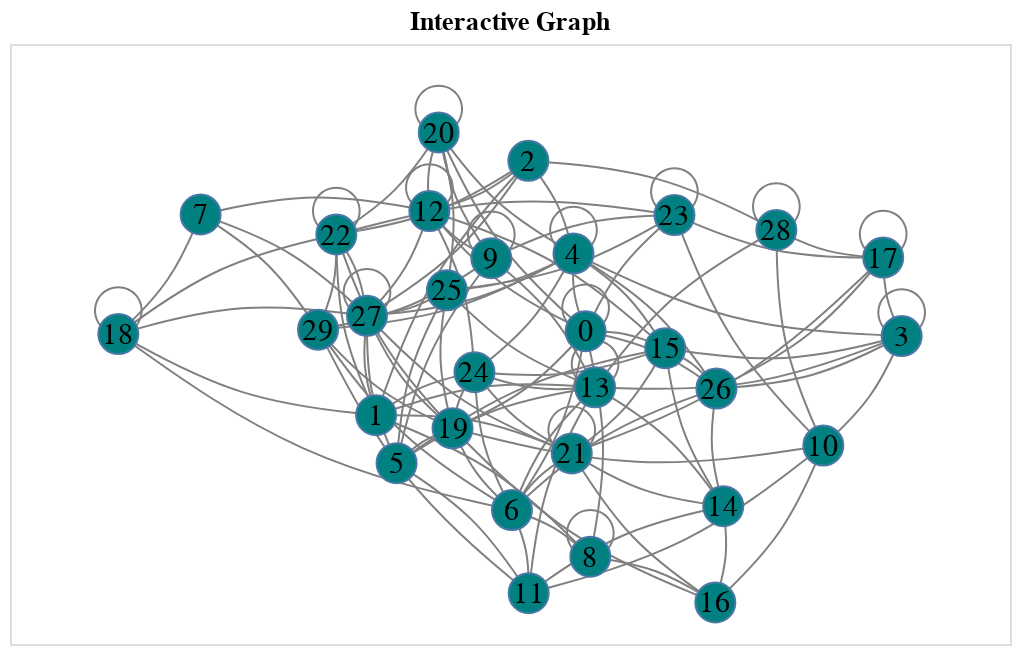

Notebook code for this chart:
### Markdown cell above
Then customise some basic chart properties and add a minimal level of interactivity (tooltips, zoom and panning):

### Code cell
anx.draw_networkx(G, pos,
    node_label = 'node', node_tooltip = ['name', 'importance', 'viable'], curved_edges = True
).properties(title = 'Interactive Graph').interactive()

### Figure 1 — Vega-Lite specification as saved in the notebook (floating-point values rounded to 4 significant figures; data arrays with more than 128 entries replaced by an {"elided": "..."} marker saying what was removed)
{"config": {"view": {"continuousWidth": 300, "continuousHeight": 300}}, "layer": [{"data": {"name": "data-af78a57f02f6aecc4fdbc220e3ba1098"}, "mark": {"type": "line", "color": "grey", "interpolate": "basis", "opacity": 1.0, "strokeWidth": 1}, "encoding": {"detail": {"field": "edge", "type": "quantitative"}, "order": {"field": "order", "type": "quantitative"}, "x": {"axis": null, "field": "x", "type": "quantitative"}, "y": {"axis": null, "field": "y", "type": "quantitative"}}, "name": "view_21"}, {"data": {"name": "data-1c5252139ff294752c8dfbd9209b098a"}, "mark": {"type": "point", "fill": "teal", "opacity": 1.0, "shape": "circle", "size": 400, "strokeWidth": 1.0}, "encoding": {"tooltip": [{"field": "name", "type": "quantitative"}, {"field": "importance", "type": "quantitative"}, {"field": "viable", "type": "nominal"}], "x": {"axis": null, "field": "x", "type": "quantitative"}, "y": {"axis": null, "field": "y", "type": "quantitative"}}}, {"data": {"name": "data-1c5252139ff294752c8dfbd9209b098a"}, "mark": {"type": "text", "baseline": "middle", "fill": "black", "size": 15}, "encoding": {"text": {"field": "node", "type": "quantitative"}, "x": {"axis": null, "field": "x", "type": "quantitative"}, "y": {"axis": null, "field": "y", "type": "quantitative"}}}], "encoding": {"x": {"scale": {"domain": [-0.2305, 1.897]}}, "y": {"scale": {"domain": [-0.08831, 1.188]}}}, "height": 300.0, "params": [{"name": "param_53", "select": {"type": "interval", "encodings": ["x", "y"]}, "bind": "scales", "views": ["view_21"]}], "title": "Interactive Graph", "width": 500.0, "$schema": "https://vega.github.io/schema/vega-lite/v5.17.0.json", "datasets": {"data-af78a57f02f6aecc4fdbc220e3ba1098": {"elided": "783 records"}, "data-1c5252139ff294752c8dfbd9209b098a": [{"node": 0, "x": 0.9942, "y": 0.5772, "importance": 2.205, "name": 311, "viable": "no"}, {"node": 1, "x": 0.5484, "y": 0.3984, "importance": -0.6181, "name": 859, "viable": "no"}, {"node": 2, "x": 0.8724, "y": 0.9397, "importance": -0.8584, "name": 873, "viable": "no"}, {"node": 3, "x": 1.667, "y": 0.567, "importance": -0.8551, "name": 324, "viable": "yes"}, {"node": 4, "x": 0.9684, "y": 0.7425, "importance": 0.3203, "name": 189, "viable": "yes"}, {"node": 5, "x": 0.592, "y": 0.2964, "importance": -0.3685, "name": 901, "viable": "no"}, {"node": 6, "x": 0.8375, "y": 0.1966, "importance": -0.2005, "name": 958, "viable": "yes"}, {"node": 7, "x": 0.1751, "y": 0.8255, "importance": 2.094, "name": 71, "viable": "no"}, {"node": 8, "x": 1.004, "y": 0.09739, "importance": 0.4885, "name": 130, "viable": "yes"}, {"node": 9, "x": 0.7936, "y": 0.7324, "importance": 0.8088, "name": 467, "viable": "yes"}, {"node": 10, "x": 1.5, "y": 0.3338, "importance": -0.9254, "name": 229, "viable": "yes"}, {"node": 11, "x": 0.8731, "y": 0.01976, "importance": -0.3803, "name": 643, "viable": "yes"}, {"node": 12, "x": 0.6618, "y": 0.8329, "importance": 0.1057, "name": 582, "viable": "no"}, {"node": 13, "x": 1.014, "y": 0.4578, "importance": 0.06171, "name": 899, "viable": "yes"}, {"node": 14, "x": 1.287, "y": 0.2049, "importance": 0.9439, "name": 9, "viable": "no"}, {"node": 15, "x": 1.164, "y": 0.541, "importance": -0.08789, "name": 478, "viable": "yes"}, {"node": 16, "x": 1.27, "y": 0.0, "importance": 0.3773, "name": 404, "viable": "yes"}, {"node": 17, "x": 1.627, "y": 0.7339, "importance": -0.8197, "name": 850, "viable": "yes"}, {"node": 18, "x": 0.0, "y": 0.5712, "importance": 0.2318, "name": 415, "viable": "no"}, {"node": 19, "x": 0.7111, "y": 0.3705, "importance": -0.811, "name": 643, "viable": "yes"}, {"node": 20, "x": 0.6817, "y": 1.0, "importance": -1.067, "name": 308, "viable": "no"}, {"node": 21, "x": 0.9648, "y": 0.3172, "importance": 0.8293, "name": 553, "viable": "no"}, {"node": 22, "x": 0.4638, "y": 0.7829, "importance": 0.994, "name": 988, "viable": "yes"}, {"node": 23, "x": 1.183, "y": 0.8244, "importance": -1.139, "name": 202, "viable": "no"}, {"node": 24, "x": 0.7577, "y": 0.4901, "importance": -0.3595, "name": 181, "viable": "no"}, {"node": 25, "x": 0.6991, "y": 0.6641, "importance": -0.2157, "name": 874, "viable": "yes"}, {"node": 26, "x": 1.272, "y": 0.4551, "importance": -0.8706, "name": 781, "viable": "yes"}, {"node": 27, "x": 0.5291, "y": 0.6099, "importance": -0.3902, "name": 837, "viable": "no"}, {"node": 28, "x": 1.4, "y": 0.7926, "importance": -0.02352, "name": 3, "viable": "no"}, {"node": 29, "x": 0.4248, "y": 0.5805, "importance": -0.65, "name": 293, "viable": "no"}]}}
